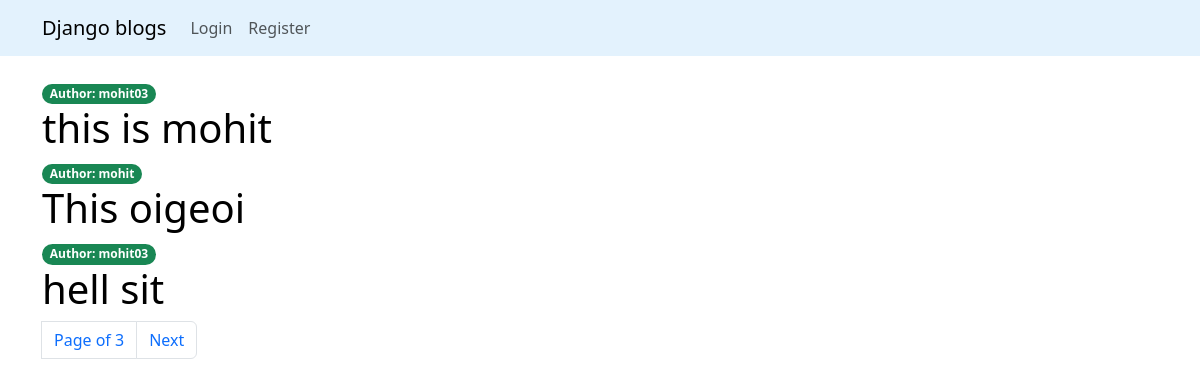
The page / on the database its author committed.
### articles/models.py (models this page shows, shortened)
class Article(models.Model):
    title = models.CharField(max_length = 200)
    description = models.TextField()
    slug = models.SlugField(max_length = 300, unique = True)
    published = models.DateTimeField(auto_now_add = True)
    author = models.ForeignKey(User, on_delete = models.CASCADE)

### articles/views.py (the view)
# urls.py: path('',views.article_list,name = 'article-list'),
def article_list(request):
    article_list = Article.objects.all().order_by('-published')
    paginator = Paginator(article_list, 3)
    page= request.GET.get('page')
    try:
        articles = paginator.page(page)
    except PageNotAnInteger:
        articles = paginator.page(1)
    except EmptyPage:
        articles = paginator.page(paginator.num_pages)
    context = {
        'article_list': articles,
        'page': page,}
    return render(request,"article.html",context)

### templates/article.html (shortened to what this page needs)
{% extends 'base.html'%}
{% block body %}
<div class = "container mt-4">
  {% for article in article_list%}
   <span class = "badge rounded-pill bg-success"> Author: {{article.author}}</span>
   <h1 ><a  class = 'link-style 'href="{% url 'article-detail' article.slug %}">{{article.title}}</a></h1>
  {% endfor %}
  {% include 'articles/pagination.html' with page=article_list %}
</div>
{% endblock%}

### templates/article.html (style rules this page uses)
.link-style { text-decoration:none; color:black }

### rows shown on the page
Article: author "mohit03", title "this is mohit"
Article: author "mohit", title "This oigeoi"
Article: author "mohit03", title "hell sit"

### other values the page prints
{{ page.paginator.num_pages }} "3"
